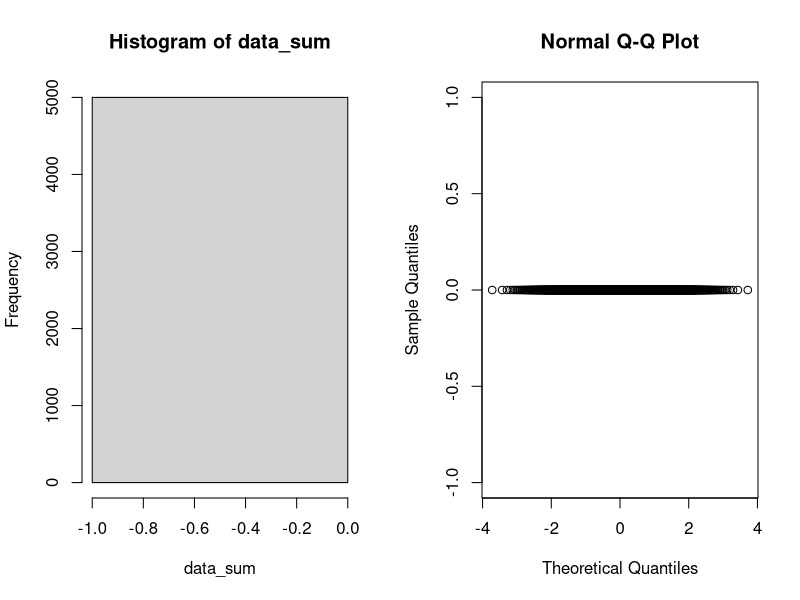

R code for this plot: (Note: this script raises an error after producing the figure.)

# HOMEWORK EXCERCISE

# This is a simulation of the central limit theorem 
# (Chapter 6.4 of the book)
# The idea is the following: Iteratively generate a vector data_dist of random numbers
# following a probability density function (for example the uniform distribution).
# There will be n_samples iterations (i.e. generated vectors)
# The vector has length (n_observations). Add each vector to a sum vector
# data_sum (update the sum vector). When finished plot the resulting vector
# as a histogram and check if it is a normal distribution.




# This is the size of one random sample
n_observations = 5000

# This is the number of random samples to draw. Vary this number
# from 1 to 5000 and see what happens. For example, try the following
# value sfor n: 1, 2, 3, 5, 10, 100, 1,000, 10,000
n_samples = 1000


# Take n_samples samples each of sample_size

# Initialise vector with zeros
data_sum = rep(0, n_observations)
# Check some things out
length(data_sum)
head(data_sum)

# Iteratively generate a sample and add it to the sum
for (i in 1:n_samples) {
    
    # Fill in the code here. Generate vector data_dist and 
    # add it to data_sum
    
    
}


# Let's see what came out:


# Split the plot window in two columns
par(mfrow = c(1, 2))


# Plot the resulting distribution
hist(data_sum)

# Test resulting distribution for normality in a graphical way.
# If a straight line is drawn, then a normal distribution (data_sum)
# has been created
qqnorm(data_sum)

# Reset the plot window
par(mfrow = c(1, 1))

# Another way to test normality
# If the p-value printed on the console 
# is under 0.05, then we know distribution is not normal
shapiro.test(data_sum)



